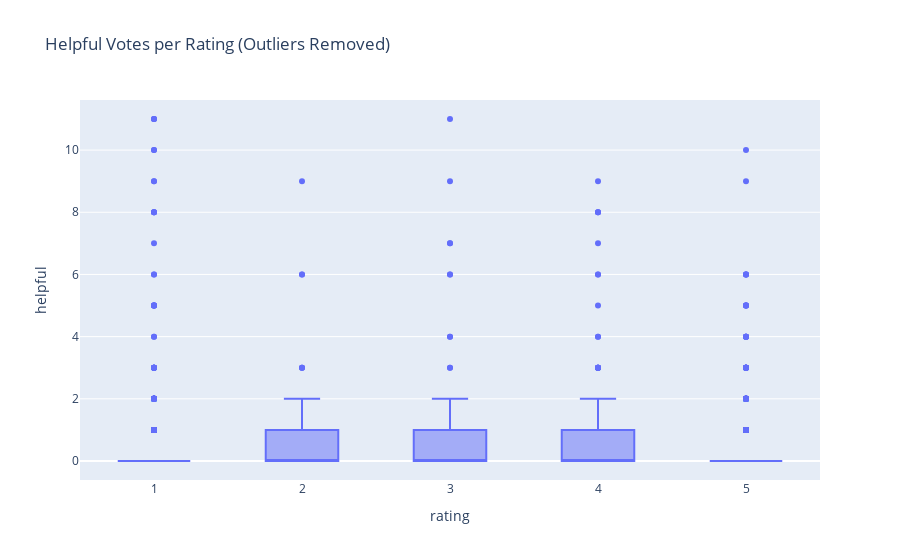

Notebook source saved alongside this figure:
### Code cell
import numpy as np

upper_limit = df["helpful"].quantile(0.99)
df_filtered = df[df["helpful"] <= upper_limit]

fig = px.box(df_filtered, x="rating", y="helpful",
             title="Helpful Votes per Rating (Outliers Removed)")
fig.show()

# isolerer ut de med flest stemmer, altså blant annet den som har 250k stemmer

### Figure 1 — Plotly figure (JSON) as saved in the notebook; plotly's stock layout.template omitted (floating-point values rounded to 4 significant figures; data arrays with more than 128 entries replaced by an {"elided": "..."} marker saying what was removed)
{"data": [{"alignmentgroup": "True", "hovertemplate": "rating=%{x}<br>helpful=%{y}<extra></extra>", "legendgroup": "", "marker": {"color": "#636efa"}, "name": "", "notched": false, "offsetgroup": "", "orientation": "v", "showlegend": false, "type": "box", "x": {"elided": "6147 int values"}, "x0": " ", "xaxis": "x", "y": {"elided": "6147 int values"}, "y0": " ", "yaxis": "y"}], "layout": {"boxmode": "group", "legend": {"tracegroupgap": 0}, "title": {"text": "Helpful Votes per Rating (Outliers Removed)"}, "xaxis": {"anchor": "y", "domain": [0, 1], "title": {"text": "rating"}}, "yaxis": {"anchor": "x", "domain": [0, 1], "title": {"text": "helpful"}}}}
